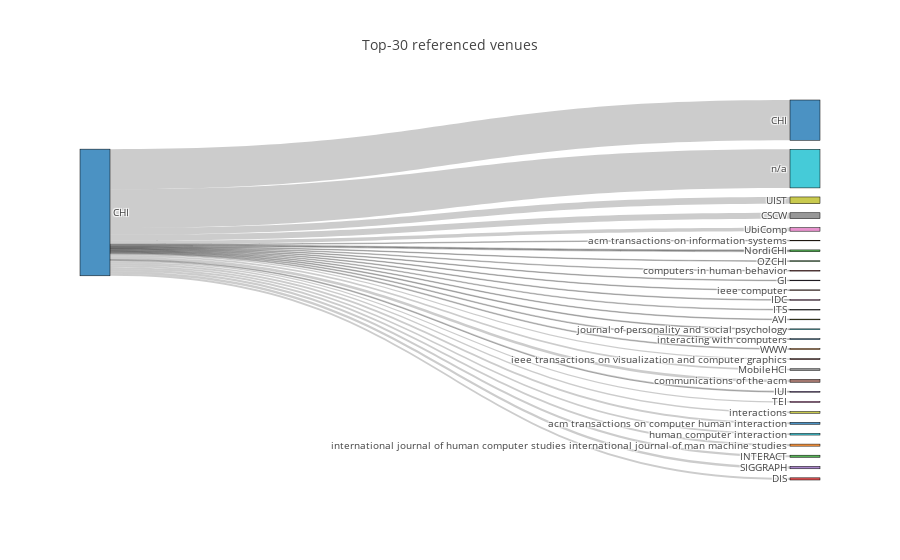

Here is the notebook cell this chart was saved with:
### Code cell
trace = dict(type='sankey',
             orientation='h',
             valueformat='.0f',
             node=dict(pad=10,
                       thickness=30,
                       line=dict(color = 'black',
                                 width = 0.5),
                       label=['CHI'] + list(top_referenced_venues.sort_values('TargetId').venue),
                      ),
             link=dict(source=top_referenced_venues['SourceId'],
                       target=top_referenced_venues['TargetId'],
                       value=top_referenced_venues['ReferenceCount']
                      )
            )

layout= dict(title='Top-%s referenced venues'% TOP_N,
             font=dict(size=10)
            )

fig = go.Figure(data=[trace], layout=layout)
plotly.offline.iplot(fig)
pio.write_image(fig, 'reports/images/chi_ref_venues.png')

### Figure 1 — Plotly figure (JSON) as saved in the notebook; plotly's stock layout.template omitted (floating-point values rounded to 4 significant figures)
{"data": [{"link": {"source": [0, 0, 0, 0, 0, 0, 0, 0, 0, 0, 0, 0, 0, 0, 0, 0, 0, 0, 0, 0, 0, 0, 0, 0, 0, 0, 0, 0, 0, 0], "target": [30, 29, 28, 27, 26, 25, 24, 23, 22, 21, 20, 19, 18, 17, 16, 15, 14, 12, 12, 11, 10, 9, 8, 7, 6, 5, 4, 3, 2, 1], "value": [46141, 44278, 7743, 6784, 3984, 3233, 2828, 2486, 2379, 2341, 2261, 2005, 1922, 1822, 1456, 1434, 1052, 1042, 1042, 994, 934, 903, 831, 825, 823, 770, 753, 740, 714, 713]}, "node": {"label": ["CHI", "acm transactions on information systems", "OZCHI", "computers in human behavior", "GI", "ieee computer", "IDC", "ITS", "AVI", "journal of personality and social psychology", "interacting with computers", "WWW", "NordiCHI", "ASSETS", "IUI", "ieee transactions on visualization and computer graphics", "TEI", "MobileHCI", "interactions", "human computer interaction", "acm transactions on computer human interaction", "international journal of human computer studies international journal of man machine studies", "INTERACT", "DIS", "SIGGRAPH", "communications of the acm", "UbiComp", "CSCW", "UIST", "n/a", "CHI"], "line": {"color": "black", "width": 0.5}, "pad": 10, "thickness": 30}, "orientation": "h", "type": "sankey", "uid": "6c0e71e7-3831-4148-bc66-c4f5061fdb62", "valueformat": ".0f"}], "layout": {"font": {"size": 10}, "title": {"text": "Top-30 referenced venues"}}}
